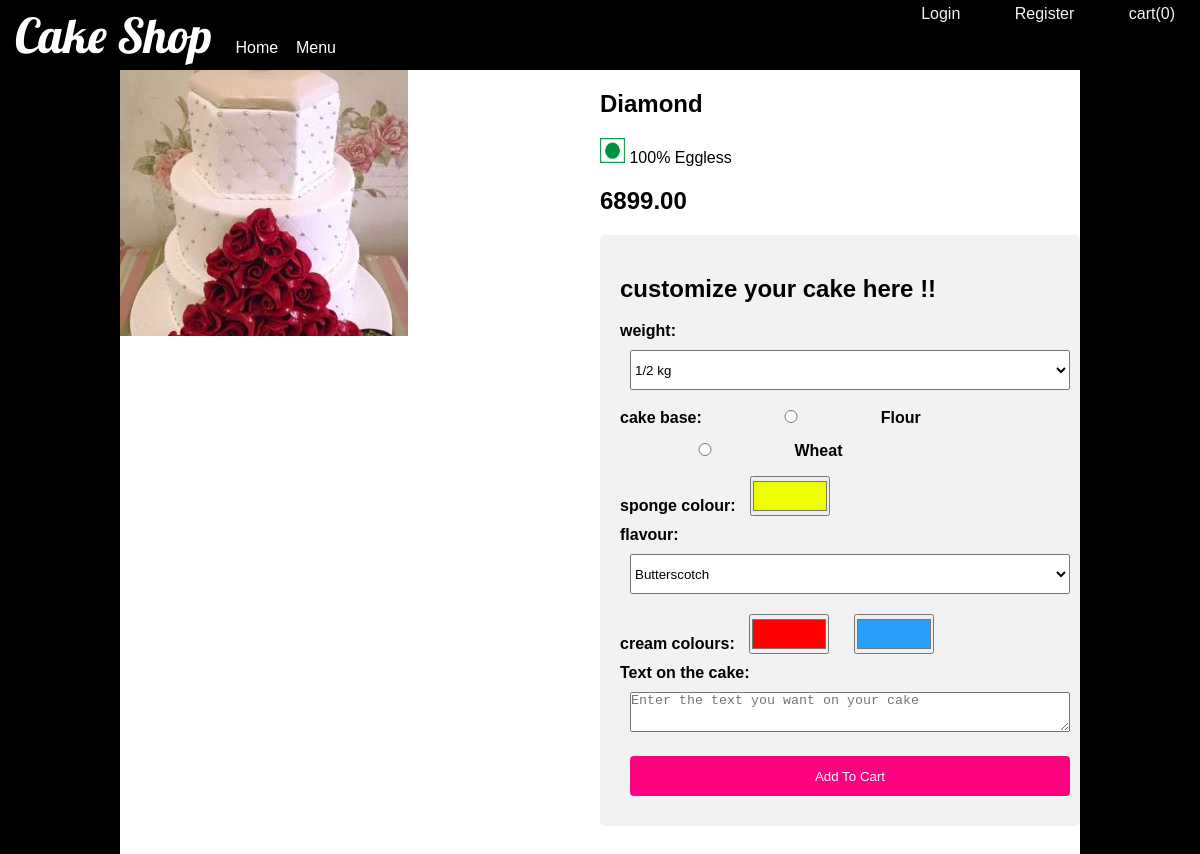
Page /7/ on the committed database.
### store/models.py (models this page shows, shortened)
class ProductDetail(models.Model):
    name = models.CharField(max_length = 50)
    egg = models.BooleanField(default = True)
    image = models.ImageField(default='default.jpg',
                              upload_to='product_images')
    price = models.DecimalField(max_digits=6, decimal_places=2,default = 199)

### store/views.py (the view)
# urls.py: path('<int:pk>/', views.ProductDetailView.as_view(), name='store-detail'),
class ProductDetailView(DetailView,SingleObjectMixin):
    model = ProductDetail
    def get_context_data(self, **kwargs):
        if self.request.user.is_authenticated:
            customer = self.request.user.customer
            order, created = Order.objects.get_or_create(
            customer=customer, complete=False)
            items = order.orderitem_set.all()
            cartItems = order.get_cart_items
        else:
            items = []
            order = {'get_cart_total': 0, 'get_cart_items': 0}
            cartItems = order['get_cart_items']
        context = super().get_context_data(**kwargs)
        context['cartItems'] = cartItems
        return context

### templates/store/productdetail_detail.html (shortened to what this page needs)
{% extends "base.html" %} {% load static %}{% block content %}
<head>
</head>
<body bgcolor="black">
  <div class="centerDiv">
  <div class="div1">
  <div class="prodimg">
  <img class="details_img" src="{{ object.image.url }}" alt="" style="max-width:100%;max-height:100%;"/>
  </div>
  </div>
  <div class="div2">
<div class="desc"><h2>
{{ object.name }}</h2>
  <p> {% if product.egg %}
          <p class="card-text">
            <img style="width:25px;height:25px;"
              class="icon-egg"
              src="{% static 'images/non-veg.jpg' %}"
              alt=""
            />
            Contains Egg
          </p>
          {% else %}
          <p class="card-text">
            <img style="width:25px;height:25px;" class="icon-egg" src="{% static 'images/veg.jpg' %}" alt="" />
            100% Eggless
          </p>
          {% endif %}</p>
<h2><b>{{ object.price }}</b></h2>
</div>
<div id="form-messages">
<h2>customize your cake here !!</h2>
<form id="ajax-contact" method="post" >
<label for="weight">weight:</label>
  <select id="weight" name="weight">
    <option value="1/2">1/2 kg</option>
  </select><br>
  <label for="base">cake base:</label>
  <input type="radio" id="base" name="base" value="flour">
  <label for="flour">Flour</label>
  <input type="radio" id="base" name="base" value="Wheat">
  <label for="Wheat">Wheat</label><br>
<label for="sponge">sponge colour:</label>
  <input type="color" id="sponge" name="sponge" value="#eeff00">
<br>
<label for="flavour">flavour:</label>
  <select id="flavour" name="flavour">
    <option value="Butterscotch">Butterscotch</option>
  </select><br>
<label for="cream">cream colours:</label>
  <input type="color" id="cream" name="cream" value="#ff0000">
  <input type="color" id="cream" name="cream" value="#299ffa">
<br>
<label for="text">Text on the cake:</label><br>
<textarea id="message" name="message" rows="5" cols="30" placeholder="Enter the text you want on your cake"></textarea>
  <br>
  <button
                data-product="{{ object.id }}"
                data-action="add"
                type="submit"
                class="btn btn-outline-success add-btn update-cart"
              >
                Add To Cart
              </button>
</form>
</div>
  </div>
  </div>
</body>
{% endblock content %}

### templates/base.html (style rules this page uses)
body { padding: 0px; margin: 0; font-family: Arial, Helvetica, sans-serif; }

### templates/store/productdetail_detail.html (style rules this page uses)
.centerDiv { width: 80%; height:900px; margin: 0 auto; background-color:#FFA500 ; }
.div1 { width: 50%; height:100%; background-color:white ; float:left; }
.div2 { width: 50%; height:100%; background-color:white ; float:left; }
label { font-weight:bold; }
button { width: 100%; background-color: #FF0080; color: white; padding: 14px 20px; margin: 8px 0; border: none; border-radius: 4px; cursor: pointer; }
input[type=color] { height:40px;width:80px; }
#form-messages { border-radius: 5px; background-color: #f2f2f2; padding: 20px; }
input,button, textarea, select { width : 150px; padding: 0; margin: 10px; box-sizing: border-box; }
select { width:150px;height:30px; }
textarea,select,button { width:100%;height:40px; }

### rows in the picture
ProductDetail: image (picture), name "Diamond", price "6899.00"

### other values in the picture
{{ cartItems }} "0"
